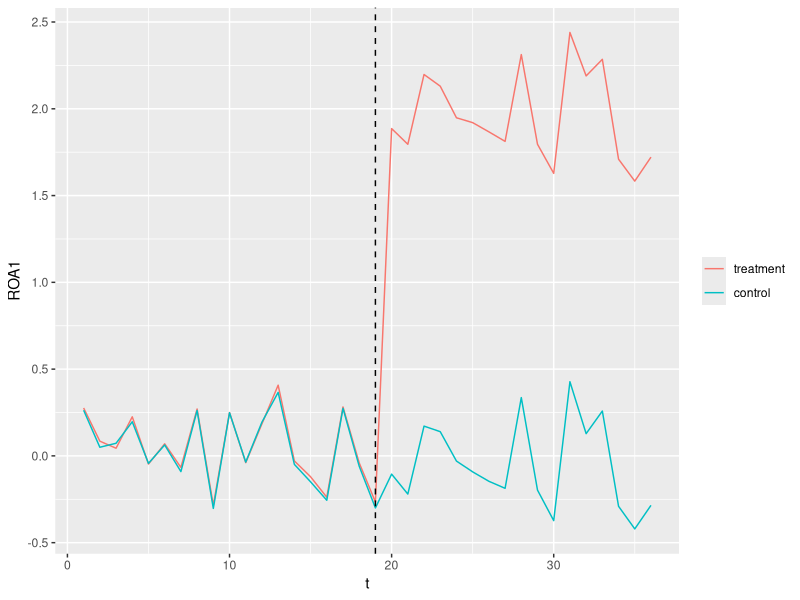
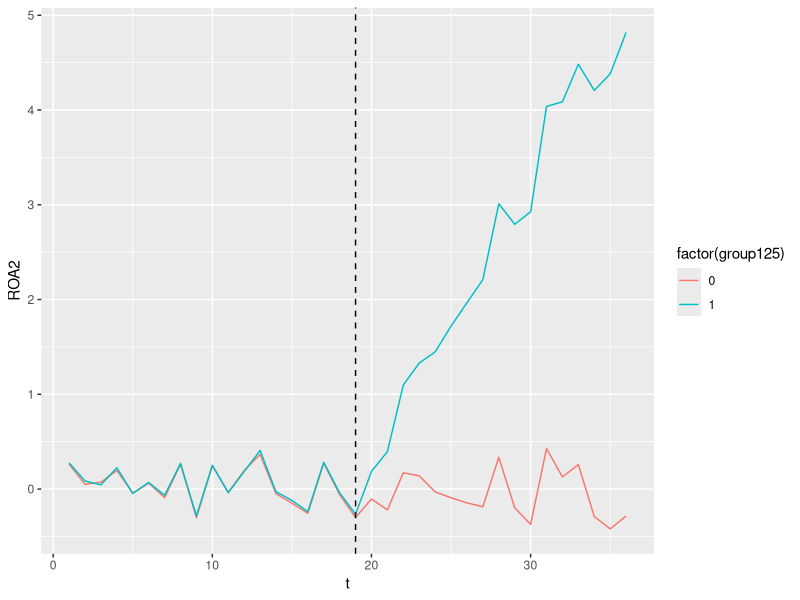
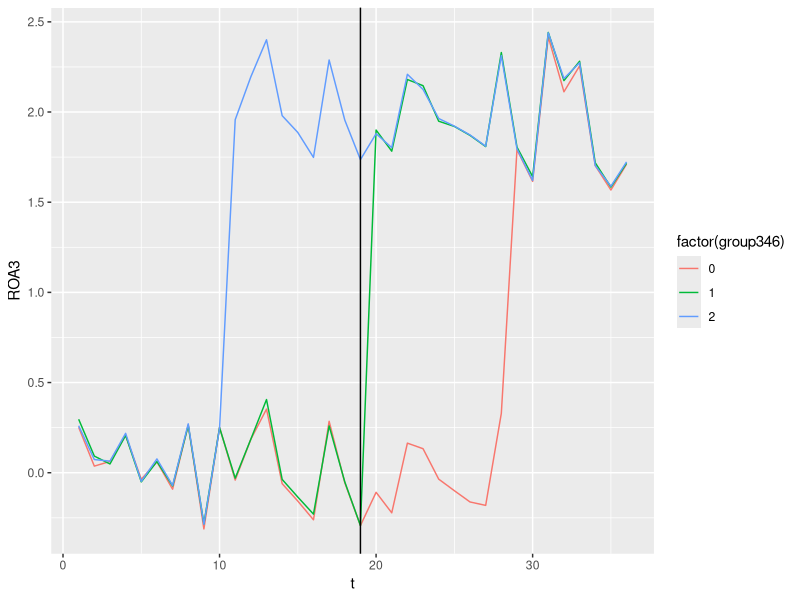

Generate these figures, in order, with R:
## ---- chunk 1
library(tidyverse)
library(dplyr)

N <- 1000
T <- 36

treat_year125 <- 19 
treat_year346_1 <- 10
treat_year346_2 <- 19
treat_year346_3 <- 28

set.seed(10)
firm_fixed <- rnorm(N, 0, 0.5^2)
year_fixed <- rnorm(T, 0, 0.5^2)
epsilon <- rnorm(N * T, 0, 0.5^2)



list_i <- rep(1:N, T)
list_t <- rep(1:T, each = N)


df <- tibble(
  i = list_i,
  t = list_t,
  firm_fixed = rep(firm_fixed, T),
  year_fixed = rep(year_fixed, each = N),
  epsilon
) |> 
  mutate(
    group125 = if_else(i <= N %/% 2, 0, 1),
    group346 = case_when(
      i <= N %/% 3 ~ 0,
      between(i, N %/% 3 + 1, N %/% 3 * 2) ~ 1,
      .default = 2
    ),
    
    D125 = if_else(group125 == 1 & t > treat_year125, 1, 0),
    D346 = case_when(
      group346 == 2 & t > treat_year346_1 ~ 1,
      group346 == 1 & t > treat_year346_2 ~ 1,
      group346 == 0 & t > treat_year346_3 ~ 1,
      .default = 0
    ),
    # makeATT
    tau13 = rep(rnorm(N, 2, 0.2^2), T),
    tau2 = rep(rnorm(N, 0.3, 0.2^2), T) * (t - treat_year125),
    
    #makeROA
    ROA1 = firm_fixed + year_fixed + epsilon + tau13 * D125,
    ROA2 = firm_fixed + year_fixed + epsilon + tau2 * D125,
    ROA3 = firm_fixed + year_fixed + epsilon + tau13 * D346
  )

fig1_1 <- df |> 
  summarise(across(ROA1, mean), .by = c(t, group125)) |> 
  mutate(lbl = recode_factor(group125, `1` = "treatment", `0` = "control")) |> 
  ggplot(aes(x = t, y = ROA1, color = lbl)) + 
  geom_line() +
  geom_vline(xintercept = treat_year125, linetype = "dashed") +
  labs(color = NULL)

fig1_2 <- df |> 
  summarise(across(ROA2, mean), .by = c(t, group125)) |> 
  ggplot(aes(x = t, y = ROA2, color = factor(group125))) + 
  geom_line() +
  geom_vline(xintercept = treat_year125, linetype = "dashed")

fig1_3 <- df |> 
  summarise(across(ROA3, mean), .by = c(t, group346)) |> 
  ggplot(aes(x = t, y = ROA3, color = factor(group346))) + 
  geom_line() +
  geom_vline(xintercept = treat_year125) 

